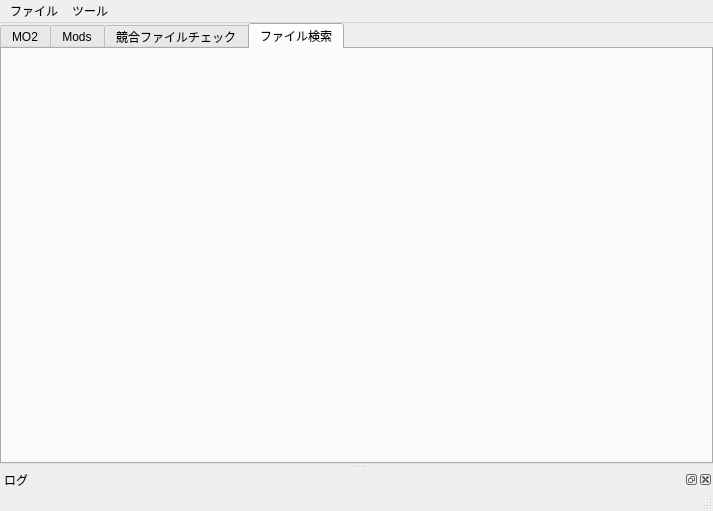
<?xml version="1.0" encoding="UTF-8"?>
<ui version="4.0">
 <class>UIMainWindow</class>
 <widget class="QMainWindow" name="UIMainWindow">
  <property name="geometry">
   <rect>
    <x>0</x>
    <y>0</y>
    <width>713</width>
    <height>511</height>
   </rect>
  </property>
  <property name="windowTitle">
   <string>MO2IL</string>
  </property>
  <widget class="QWidget" name="centralwidget">
   <layout class="QVBoxLayout" name="verticalLayout_3">
    <property name="spacing">
     <number>0</number>
    </property>
    <property name="leftMargin">
     <number>0</number>
    </property>
    <property name="topMargin">
     <number>0</number>
    </property>
    <property name="rightMargin">
     <number>0</number>
    </property>
    <property name="bottomMargin">
     <number>0</number>
    </property>
    <item>
     <widget class="UIToolBar" name="toolbar" native="true"/>
    </item>
    <item>
     <widget class="QTabWidget" name="tabWidget">
      <property name="currentIndex">
       <number>3</number>
      </property>
      <widget class="QWidget" name="tab_3">
       <attribute name="title">
        <string>MO2</string>
       </attribute>
       <layout class="QVBoxLayout" name="verticalLayout_6">
        <property name="spacing">
         <number>4</number>
        </property>
        <property name="leftMargin">
         <number>4</number>
        </property>
        <property name="topMargin">
         <number>4</number>
        </property>
        <property name="rightMargin">
         <number>4</number>
        </property>
        <property name="bottomMargin">
         <number>4</number>
        </property>
        <item>
         <widget class="UIMO2View" name="mo2View" native="true">
          <property name="sizePolicy">
           <sizepolicy hsizetype="Preferred" vsizetype="Expanding">
            <horstretch>0</horstretch>
            <verstretch>0</verstretch>
           </sizepolicy>
          </property>
         </widget>
        </item>
       </layout>
      </widget>
      <widget class="QWidget" name="tab">
       <attribute name="title">
        <string>Mods</string>
       </attribute>
       <layout class="QVBoxLayout" name="verticalLayout_2">
        <property name="spacing">
         <number>4</number>
        </property>
        <property name="leftMargin">
         <number>4</number>
        </property>
        <property name="topMargin">
         <number>4</number>
        </property>
        <property name="rightMargin">
         <number>4</number>
        </property>
        <property name="bottomMargin">
         <number>4</number>
        </property>
        <item>
         <widget class="QSplitter" name="splitter">
          <property name="orientation">
           <enum>Qt::Horizontal</enum>
          </property>
          <widget class="UIModListView" name="modListView" native="true"/>
          <widget class="UIModFileView" name="modFileView" native="true"/>
         </widget>
        </item>
       </layout>
      </widget>
      <widget class="QWidget" name="tab_4">
       <attribute name="title">
        <string>競合ファイルチェック</string>
       </attribute>
       <layout class="QVBoxLayout" name="verticalLayout_7">
        <property name="spacing">
         <number>0</number>
        </property>
        <property name="leftMargin">
         <number>4</number>
        </property>
        <property name="topMargin">
         <number>4</number>
        </property>
        <property name="rightMargin">
         <number>4</number>
        </property>
        <property name="bottomMargin">
         <number>4</number>
        </property>
        <item>
         <widget class="UIOverrideCheck" name="widget_2" native="true"/>
        </item>
       </layout>
      </widget>
      <widget class="QWidget" name="tab_5">
       <attribute name="title">
        <string>ファイル検索</string>
       </attribute>
       <layout class="QVBoxLayout" name="verticalLayout_8" stretch="0">
        <property name="spacing">
         <number>0</number>
        </property>
        <property name="leftMargin">
         <number>4</number>
        </property>
        <property name="topMargin">
         <number>4</number>
        </property>
        <property name="rightMargin">
         <number>4</number>
        </property>
        <property name="bottomMargin">
         <number>4</number>
        </property>
        <item>
         <widget class="UIMainSearch" name="widget" native="true"/>
        </item>
       </layout>
      </widget>
     </widget>
    </item>
   </layout>
  </widget>
  <widget class="QMenuBar" name="menubar">
   <property name="geometry">
    <rect>
     <x>0</x>
     <y>0</y>
     <width>713</width>
     <height>22</height>
    </rect>
   </property>
   <widget class="QMenu" name="menuFallout4">
    <property name="title">
     <string>ファイル</string>
    </property>
    <addaction name="actionOpen"/>
    <addaction name="actionDebug"/>
   </widget>
   <widget class="QMenu" name="menu">
    <property name="title">
     <string>ツール</string>
    </property>
    <addaction name="actionaa"/>
   </widget>
   <addaction name="menuFallout4"/>
   <addaction name="menu"/>
  </widget>
  <widget class="QStatusBar" name="statusbar"/>
  <widget class="QDockWidget" name="dockWidget">
   <property name="windowTitle">
    <string>ログ</string>
   </property>
   <attribute name="dockWidgetArea">
    <number>8</number>
   </attribute>
   <widget class="QWidget" name="dockWidgetContents_3">
    <layout class="QVBoxLayout" name="verticalLayout_4">
     <property name="spacing">
      <number>0</number>
     </property>
     <property name="leftMargin">
      <number>0</number>
     </property>
     <property name="topMargin">
      <number>0</number>
     </property>
     <property name="rightMargin">
      <number>0</number>
     </property>
     <property name="bottomMargin">
      <number>0</number>
     </property>
     <item>
      <widget class="HLogView" name="logWidget" native="true"/>
     </item>
    </layout>
   </widget>
  </widget>
  <action name="actionOpen">
   <property name="text">
    <string>開く</string>
   </property>
  </action>
  <action name="actionbbb">
   <property name="text">
    <string>bbb</string>
   </property>
  </action>
  <action name="actionDebug">
   <property name="text">
    <string>Debug</string>
   </property>
  </action>
  <action name="actionaa">
   <property name="text">
    <string>[SCTX - Script Source]をファイルに書き出す </string>
   </property>
  </action>
 </widget>
 <customwidgets>
  <customwidget>
   <class>HLogView</class>
   <extends>QWidget</extends>
   <header>HLogView.h</header>
   <container>1</container>
  </customwidget>
  <customwidget>
   <class>UIModListView</class>
   <extends>QWidget</extends>
   <header>UIModListView.h</header>
   <container>1</container>
  </customwidget>
  <customwidget>
   <class>UIToolBar</class>
   <extends>QWidget</extends>
   <header>UIToolBar.h</header>
   <container>1</container>
  </customwidget>
  <customwidget>
   <class>UIModFileView</class>
   <extends>QWidget</extends>
   <header>UIModFileView.h</header>
   <container>1</container>
  </customwidget>
  <customwidget>
   <class>UIMO2View</class>
   <extends>QWidget</extends>
   <header>UIMO2View.h</header>
   <container>1</container>
  </customwidget>
  <customwidget>
   <class>UIOverrideCheck</class>
   <extends>QWidget</extends>
   <header>UIOverrideCheck.h</header>
   <container>1</container>
  </customwidget>
  <customwidget>
   <class>UIMainSearch</class>
   <extends>QWidget</extends>
   <header>UIMainSearch.h</header>
   <container>1</container>
  </customwidget>
 </customwidgets>
 <resources/>
 <connections/>
</ui>
